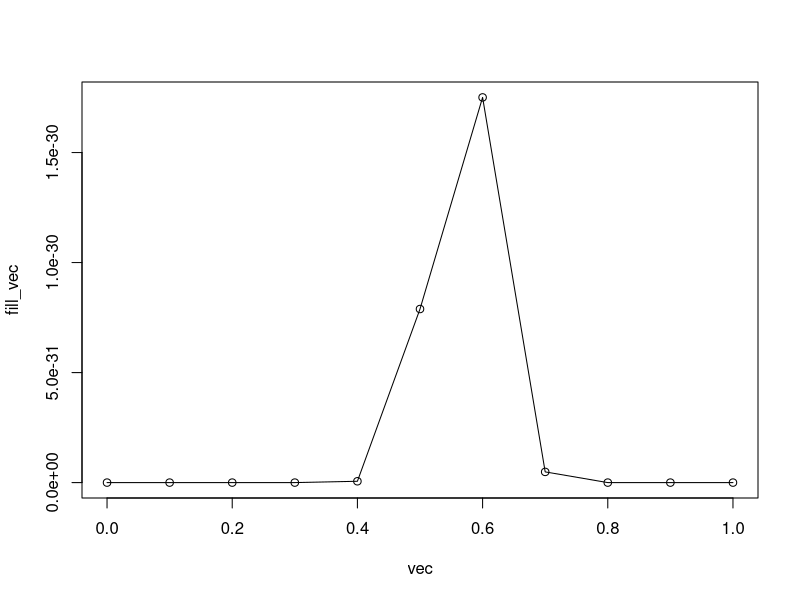
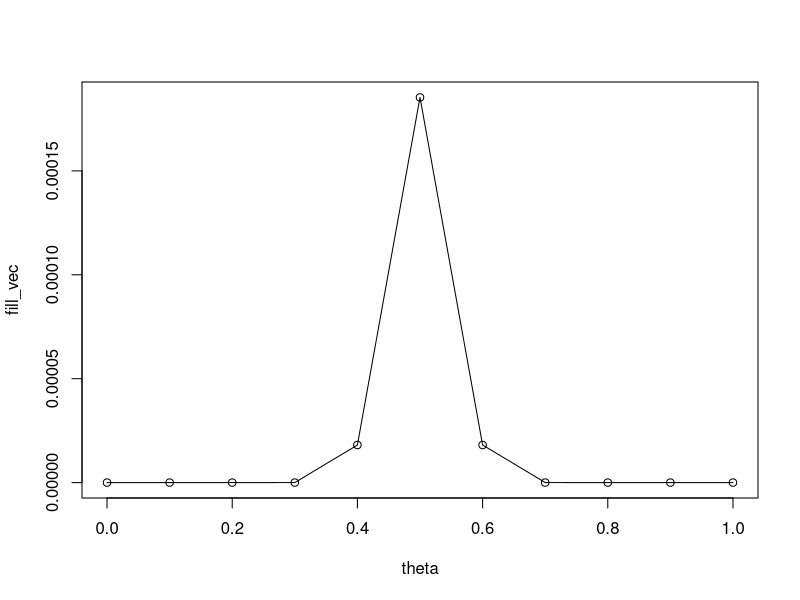

Here is the R script that generated these plots, in order:

# question 3.1 b

three.one <- function(x)
{
  one <- x^57
  two <- (1-x)^43
  three <- one*two
  print(three)
}

vec <- seq(0,1,0.1)
fill_vec <- rep(0, length(vec))

for(i in 1:11) 
  {
  input <- three.one(vec[i])
  print(vec[i])
  print(input)
  
  fill_vec[i] <- input
  }

plot(vec, fill_vec, type = "o")



#3.1 part c

# compute the posterior probability of theta

constant <- (gamma(58)*gamma(44)) / gamma(102)

(theta <- seq(0,1,0.1)) # prior theta values
fill_vec <- rep(0,length(theta)) # posterior theta estimates

three.three <- function(tht)
{
  one <- tht^57
  two <- (1 - tht)^57
  three <- (one * two) / constant
  print(three)
}

for(i in 1:length(theta))
{
  input <- three.three(theta[i])
  print(theta[i])
  print(input)
  
  fill_vec[i] <- input
}

plot(theta, fill_vec, type="o")
